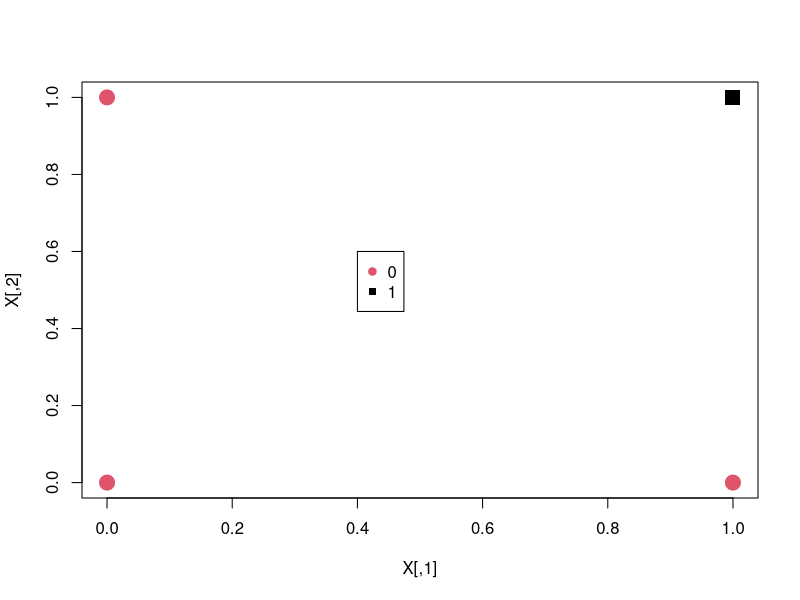
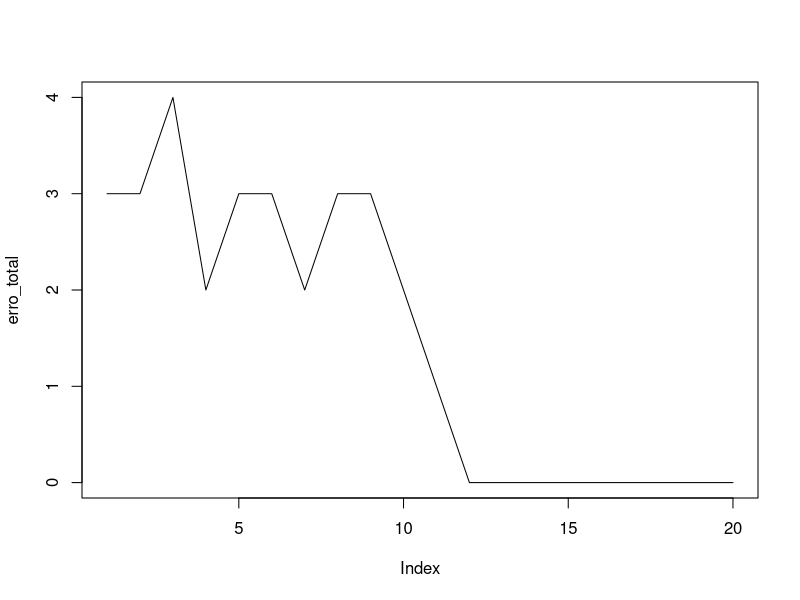
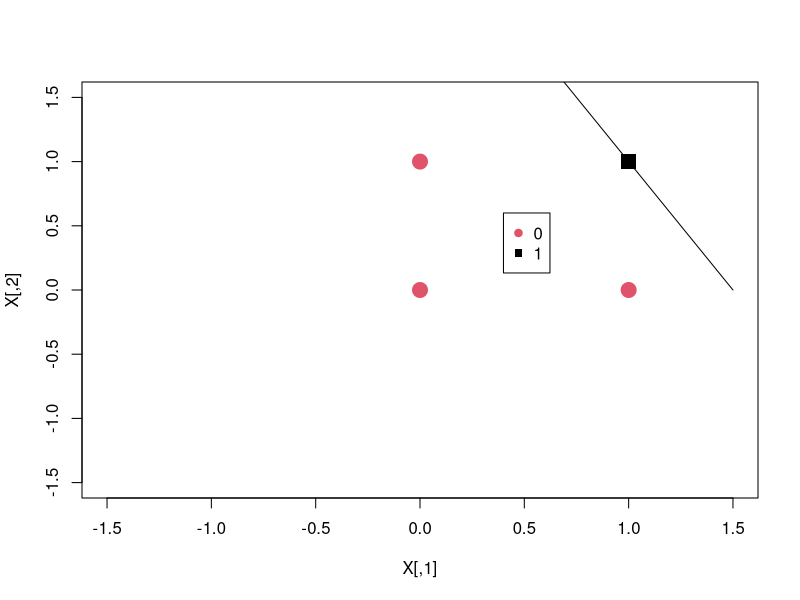
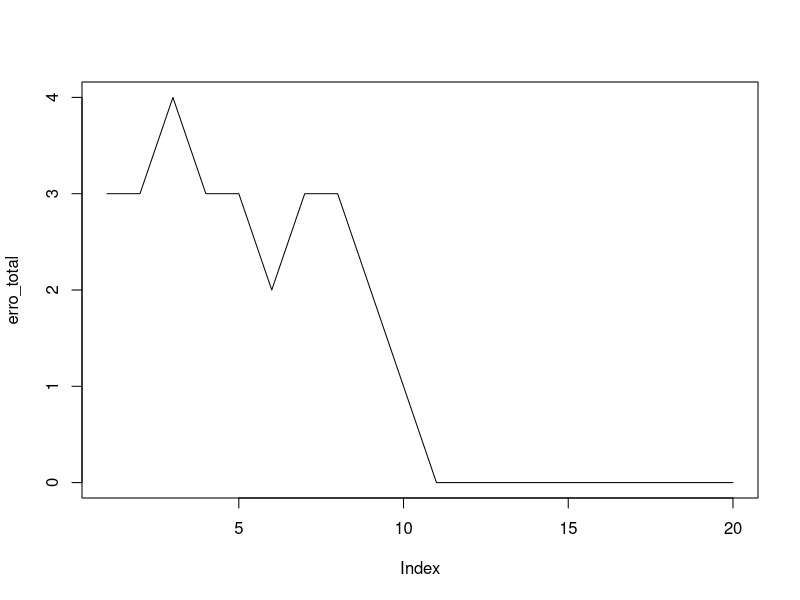
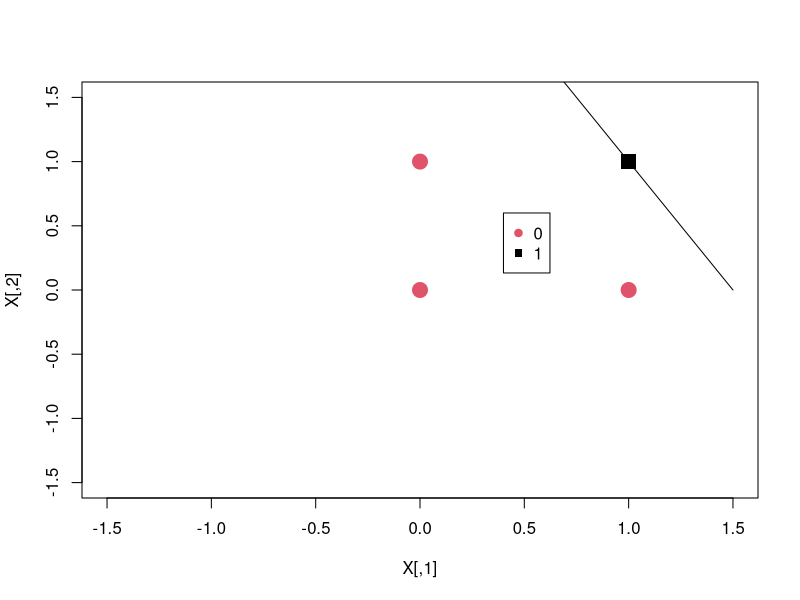
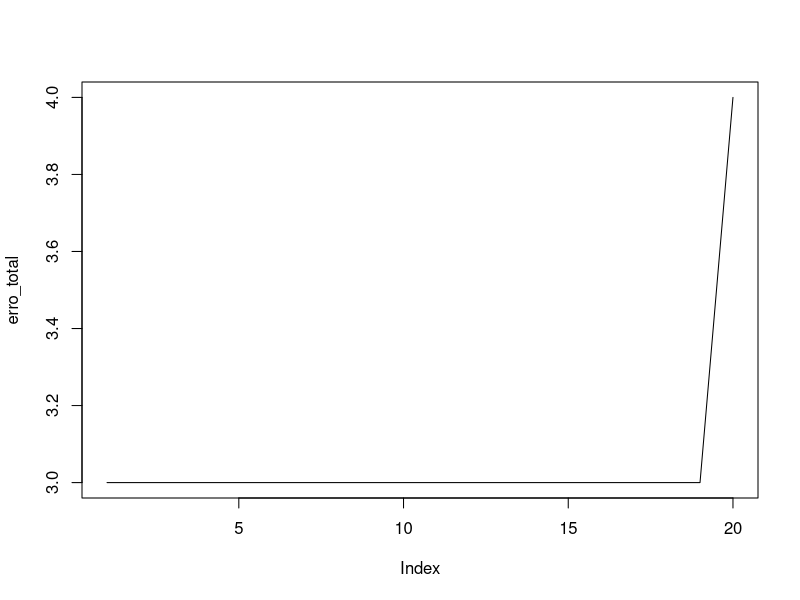
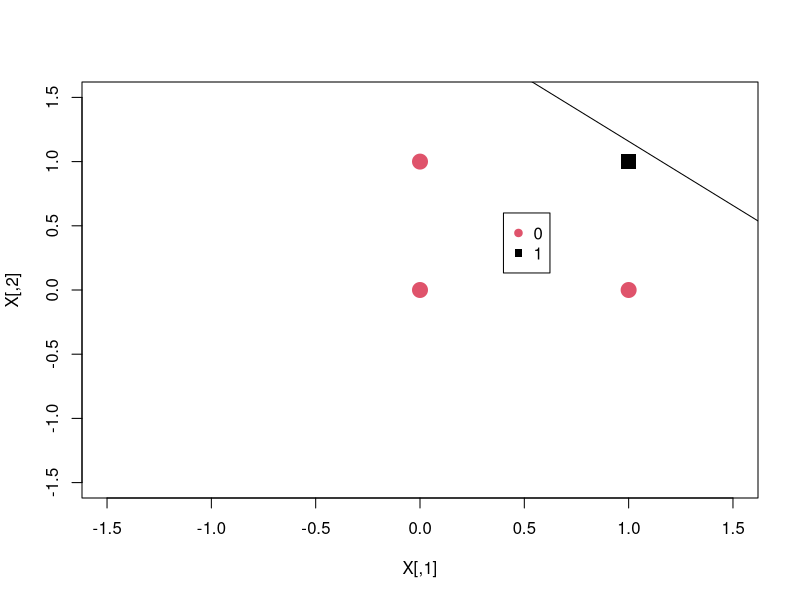
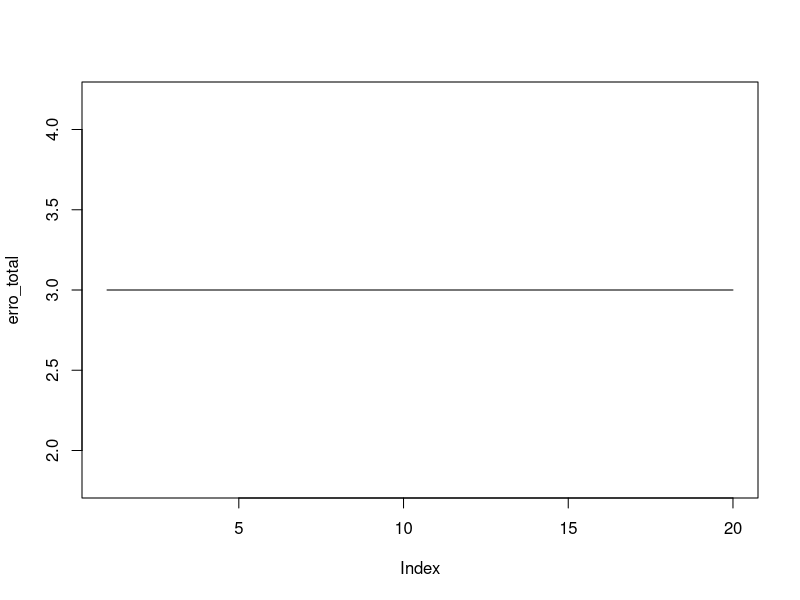

The R script that drew these images, in order:
## ---- chunk 1
x1<-c(0,0,1)
x2<-c(0,1,1)
x3<-c(1,0,1)
x4<-c(1,1,1)

X<-rbind(x1,x2,x3,x4)
print(X)
## ---- chunk 2
Y<-c(0,0,0,1)
print(Y)
## ---- chunk 3
plot(X,type="n")
points(x1[1],x1[2],pch=c(19),cex=2,col="2")
points(x2[1],x2[2],pch=c(19),cex=2,col="2")
points(x3[1],x3[2],pch=c(19),cex=2,col="2")
points(x4[1],x4[2],pch=c(15),cex=2,col="1")
legend(0.4,0.6,legend=c("0","1"),col=c(2,1), pch=c(19,15))
## ---- chunk 4
W<-c(0,0,1)
## ---- chunk 5
eta<-0.1
## ---- chunk 6
epoca_max<-20
## ---- chunk 7
erro_ite<-rep(0,dim(X)[1])
print(erro_ite)
## ---- chunk 8
erro_total<-rep(0,epoca_max)
## ---- chunk 9
for(epoca in 1:epoca_max){
  for(i in 1:dim(X)[1]) {
   v<-sum(X[i,]*W)
   if(v>0){
     y_calc<-1
   }else{
     y_calc<-0
   }
   erro<-Y[i]-y_calc
   delta<-(eta*erro*X[i,])
   W<-W+delta
   erro_ite[i]<-erro^2
  }
  erro_total[epoca]<-sum(erro_ite)
  if(sum(erro_ite)==0){
   break
  }
}
## ---- chunk 10
print(paste("Número de épocas usadas no treinamento",epoca,"de um máximo de",epoca_max))
## ---- chunk 11
print(W)
## ---- chunk 12
print(erro_total)
## ---- chunk 13
plot(erro_total,type="l")
## ---- chunk 14
print(W)
## ---- chunk 15
plot(X,type="n",xlim=c(-1.5,1.5 ), ylim=c(-1.5,1.5))
points(x1[1],x1[2],pch=c(19),cex=2,col="2")
points(x2[1],x2[2],pch=c(19),cex=2,col="2")
points(x3[1],x3[2],pch=c(19),cex=2,col="2")
points(x4[1],x4[2],pch=c(15),cex=2,col="1")
legend(0.4,0.6,legend=c("0","1"),col=c(2,1), pch=c(19,15))

x_1<- -(W[3]/W[1])

x_2<- -(W[3]/W[2])

segments(x_1,0,0,x_2)

## ---- chunk 16
W<-c(0.1,0.1,1)
eta<-0.1
epoca_max<-20
erro_ite<-rep(0,dim(X)[1])
erro_total<-rep(0,epoca_max)

for(epoca in 1:epoca_max){
  for(i in 1:dim(X)[1]) {
   v<-sum(X[i,]*W)
   if(v>0){
     y_calc<-1
   }else{
     y_calc<-0
   }
   erro<-Y[i]-y_calc
   delta<-(eta*erro*X[i,])
   W<-W+delta
   erro_ite[i]<-erro^2
  }
  erro_total[epoca]<-sum(erro_ite)
  if(sum(erro_ite)==0){
   break
  }
}

## ---- chunk 17
print(paste("Número de épocas usadas no treinamento",epoca,"de um máximo de",epoca_max))
print(W)
print(erro_total)
## ---- chunk 18
plot(erro_total,type="l")
## ---- chunk 19
plot(X,type="n",xlim=c(-1.5,1.5 ), ylim=c(-1.5,1.5))
points(x1[1],x1[2],pch=c(19),cex=2,col="2")
points(x2[1],x2[2],pch=c(19),cex=2,col="2")
points(x3[1],x3[2],pch=c(19),cex=2,col="2")
points(x4[1],x4[2],pch=c(15),cex=2,col="1")
legend(0.4,0.6,legend=c("0","1"),col=c(2,1), pch=c(19,15))

x_1<- -(W[3]/W[1])

x_2<- -(W[3]/W[2])

segments(x_1,0,0,x_2)

## ---- chunk 20
eta<-0.01
## ---- chunk 21
W<-c(0,0,1)
epoca_max<-20
erro_ite<-rep(0,dim(X)[1])
erro_total<-rep(0,epoca_max)

for(epoca in 1:epoca_max){
  for(i in 1:dim(X)[1]) {
   v<-sum(X[i,]*W)
   if(v>0){
     y_calc<-1
   }else{
     y_calc<-0
   }
   erro<-Y[i]-y_calc
   delta<-(eta*erro*X[i,])
   W<-W+delta
   erro_ite[i]<-erro^2
  }
  erro_total[epoca]<-sum(erro_ite)
  if(sum(erro_ite)==0){
   break
  }
}

## ---- chunk 22
print(paste("Número de épocas usadas no treinamento",epoca,"de um máximo de",epoca_max))
print(W)
print(erro_total)
## ---- chunk 23
plot(erro_total,type="l")
## ---- chunk 24
plot(X,type="n",xlim=c(-1.5,1.5 ), ylim=c(-1.5,1.5))
points(x1[1],x1[2],pch=c(19),cex=2,col="2")
points(x2[1],x2[2],pch=c(19),cex=2,col="2")
points(x3[1],x3[2],pch=c(19),cex=2,col="2")
points(x4[1],x4[2],pch=c(15),cex=2,col="1")
legend(0.4,0.6,legend=c("0","1"),col=c(2,1), pch=c(19,15))

x_1<- -(W[3]/W[1])

x_2<- -(W[3]/W[2])

segments(x_1,0,0,x_2)

## ---- chunk 25
W<-c(0.1,0,1)
## ---- chunk 26
eta<-0.01
epoca_max<-20
erro_ite<-rep(0,dim(X)[1])
erro_total<-rep(0,epoca_max)

for(epoca in 1:epoca_max){
  for(i in 1:dim(X)[1]) {
   v<-sum(X[i,]*W)
   if(v>0){
     y_calc<-1
   }else{
     y_calc<-0
   }
   erro<-Y[i]-y_calc
   delta<-(eta*erro*X[i,])
   W<-W+delta
   erro_ite[i]<-erro^2
  }
  erro_total[epoca]<-sum(erro_ite)
  if(sum(erro_ite)==0){
   break
  }
}

## ---- chunk 27
print(paste("Número de épocas usadas no treinamento",epoca,"de um máximo de",epoca_max))
print(W)
print(erro_total)
## ---- chunk 28
plot(erro_total,type="l")
## ---- chunk 29
plot(X,type="n",xlim=c(-1.5,1.5 ), ylim=c(-1.5,1.5))
points(x1[1],x1[2],pch=c(19),cex=2,col="2")
points(x2[1],x2[2],pch=c(19),cex=2,col="2")
points(x3[1],x3[2],pch=c(19),cex=2,col="2")
points(x4[1],x4[2],pch=c(15),cex=2,col="1")
legend(0.4,0.6,legend=c("0","1"),col=c(2,1), pch=c(19,15))

x_1<- -(W[3]/W[1])

x_2<- -(W[3]/W[2])

segments(x_1,0,0,x_2)
## ---- chunk 30
data("iris")
head(iris)
## ---- chunk 31
dataset<-iris[which(iris$Species!="versicolor"),][1:2-3]
head(dataset)
## ---- chunk 32
plot(dataset$Petal.Length,dataset$Petal.Width,pch=c(16,19),col=dataset$Species)
legend(5.5,1,legend=c("setosa","virginica"),col=c(1,3),pch=c(16,19))
## ---- chunk 33
library("plyr")
classes<-as.numeric(dataset$Species)
classes_bin<-mapvalues(classes,from=c(1,3),to=c(0,1))
print((classes_bin))
## ---- chunk 34
x1<-dataset[,1]/max(dataset[,1])
x2<-dataset[,2]/max(dataset[,2])
bias<-rep.int(1, dim(dataset)[1])
## ---- chunk 35
W<-c(0.5,0.5,1)
eta<-0.9
epoca_max<-3000

erro_ite<-rep(0,dim(dataset)[1])
erro_total<-rep(0,epoca_max)

for(epoca in 1:epoca_max){
  for(i in 1:dim(dataset)[1]){
   v<-(x1[i]*W[1]) + (x2[i]*W[2]) + (bias[i]*W[3])
   if(v>0){
     y_calc<-1
   }else{
     y_calc<-0
   }
   erro<-classes_bin[i]-y_calc
   delta<-(eta*erro*(x1[i]+x2[i]+bias[i]))
   W<-W+delta
   erro_ite[i]<-erro^2
  }
  erro_total[epoca]<-sum(erro_ite)
  if(sum(erro_ite)==0){
   break
  }
}
print(W)

## ---- chunk 36
print(paste("Número de épocas usadas no treinamento",epoca,"de um máximo de",epoca_max))
print(W)
print(erro_total)
## ---- chunk 37

x_1<- (W[3]/W[1])
x_2<- (W[3]/W[2])

plot(x1,x2,pch=c(16,19),col=dataset$Species, xlab='Petal length', ylab='Petal width')
legend(0.2,0.6,legend=c("setosa","virginica"),col=c(1,3),pch=c(16,19))
segments(x_1,0,0,x_2)

## ---- chunk 38
dataset<-iris[which(iris$Species!="setosa"),][1:2-3]
## ---- chunk 39
library("plyr")
classes<-as.numeric(dataset$Species)
classes_bin<-mapvalues(classes,from=c(2,3),to=c(0,1))
print((classes_bin))
## ---- chunk 40
x1<-dataset[,1]/max(dataset[,1])
x2<-dataset[,2]/max(dataset[,2])
bias<-rep.int(1, dim(dataset)[1])
## ---- chunk 41
W<-c(0.4,0.5,1)
eta<-0.6
epoca_max<-3000

erro_ite<-rep(0,dim(dataset)[1])
erro_total<-rep(0,epoca_max)

for(epoca in 1:epoca_max){
  for(i in 1:dim(dataset)[1]){
   v<-(x1[i]*W[1]) + (x2[i]*W[2]) + (bias[i]*W[3])
   if(v>0){
     y_calc<-1
   }else{
     y_calc<-0
   }
   erro<-classes_bin[i]-y_calc
   delta<-(eta*erro*(x1[i]+x2[i]+bias[i]))
   W<-W+delta
   erro_ite[i]<-erro^2
  }
  erro_total[epoca]<-sum(erro_ite)
  if(sum(erro_ite)==0){
   break
  }
}
print(W)

## ---- chunk 42
print(paste("Número de épocas usadas no treinamento",epoca,"de um máximo de",epoca_max))
print(W)
print(erro_total)
## ---- chunk 43

x_1<- (W[3]/W[1])
print(x_1)
x_2<- (W[3]/W[2])
print(x_2)

plot(x1,x2,pch=c(16,19),col=dataset$Species, xlab='Petal length', ylab='Petal width')
legend(0.5,0.8,legend=c("versicolor","virginica"),col=c(2,3),pch=c(16,19))
segments(x_1,0,0,x_2)

